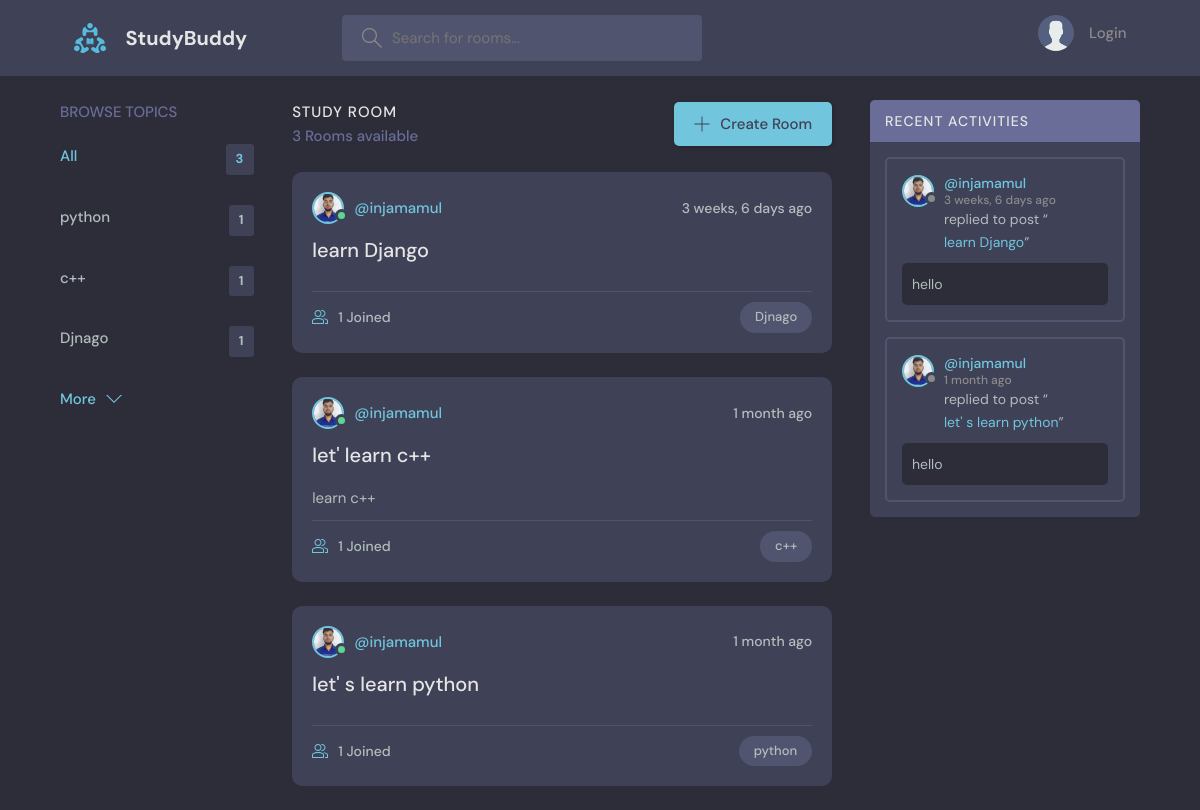
The page / on the database its author committed.
### base/models.py (models this page shows, shortened)
class Topic(models.Model):
    name = models.CharField(max_length=200)

class Room(models.Model):
    host = models.ForeignKey(User, on_delete=models.SET_NULL, null=True)
    topic = models.ForeignKey(Topic, on_delete=models.SET_NULL, null=True)
    name = models.CharField(max_length=200)
    description = models.TextField(null=True, blank=True)
    participants =  models.ManyToManyField(User, related_name='participants', blank=True)
    updated = models.DateTimeField(auto_now=True)
    created = models.DateTimeField(auto_now_add=True)
    class Meta:
        ordering = ['-updated', '-created']
    def __str__(self):
        return self.name

class User(AbstractUser):
    name = models.CharField(max_length=200, null=True)
    email = models.EmailField(unique=True, null=True)
    bio = models.TextField(null=True)
    avatar = models.ImageField(null=True, default="avatar.svg")
    USERNAME_FIELD = 'email'
    REQUIRED_FIELDS = []

class Message(models.Model):
    user = models.ForeignKey(User, on_delete=models.CASCADE)
    room = models.ForeignKey(Room, on_delete=models.CASCADE)
    body = models.TextField()
    updated = models.DateTimeField(auto_now=True)
    create = models.DateTimeField(auto_now_add=True)
    class Meta:
        ordering = ['-updated', '-create']

### base/views.py (the view)
# urls.py: path('', views.home, name='home'),
def home(request):
    q = request.GET.get('q') if request.GET.get('q') != None else ""
    rooms = Room.objects.filter(
        Q(topic__name__icontains=q) |
        Q(name__icontains=q) |
        Q(description__icontains=q)
        )
    topics = Topic.objects.all()[:5]
    room_count = rooms.count()
    room_messages = Message.objects.filter(Q(room__topic__name__icontains=q))
    context = {'rooms':rooms, 'topics':topics,
                'room_count':room_count,
                'room_messages':room_messages}
    return render(request, 'home.html', context)

### templates/home.html (shortened to what this page needs)
{% include 'main.html' %}
<main class="layout layout--3">
      <div class="container">
        {% include 'topic_component.html' %}
        <div class="roomList">
          <div class="roomList__header">
            <div>
              <h2>Study Room</h2>
              <p>{{room_count}} Rooms available</p>
            </div>
            <a class="btn btn--main" href="{% url 'create-room' %}">
              <svg version="1.1" xmlns="http://www.w3.org/2000/svg" width="32" height="32" viewBox="0 0 32 32">
                <title>add</title>
                <path
                  d="M16.943 0.943h-1.885v14.115h-14.115v1.885h14.115v14.115h1.885v-14.115h14.115v-1.885h-14.115v-14.115z"
                ></path>
              </svg>
              Create Room
            </a>
          </div>
          {% include 'feed_component.html' %}
        </div>
        {% include 'activity_component.html' %}
      </div>
    </main>

### templates/topic_component.html
<div class="topics">
    <div class="topics__header">
      <h2>Browse Topics</h2>
    </div>
    <ul class="topics__list">
      <li>
        <a href="{% url 'home' %}" class="active">All <span>{{topics.count}}</span></a>
      </li>
      {% for topic in topics %}
      <li>
        <a href="{% url 'home' %}?q={{topic.name}}">{{topic.name}} <span>{{topic.room_set.all.count}}</span></a>
      </li>
      {% endfor %}
    </ul>
    <a class="btn btn--link" href="{% url 'topics' %}">
      More
      <svg version="1.1" xmlns="http://www.w3.org/2000/svg" width="32" height="32" viewBox="0 0 32 32">
        <title>chevron-down</title>
        <path d="M16 21l-13-13h-3l16 16 16-16h-3l-13 13z"></path>
      </svg>
    </a>
  </div>

### templates/feed_component.html (shortened to what this page needs)
{% for room in rooms %}
<div class="roomListRoom">
    <div class="roomListRoom__header">
      <a href="{% url 'user-profile' room.host.id %}" class="roomListRoom__author">
        <div class="avatar avatar--small active">
          <img src="{{room.host.avatar.url}}" />
        </div>
        <span>@{{room.host.username}}</span>
      </a>
      <div class="roomListRoom__actions">
        <span>{{room.created|timesince}} ago</span>
      </div>
    </div>
    <div class="roomListRoom__content">
      <a href="{% url 'room' room.id %}">{{room.name}}</a>
      <div>
      {{room.description}}
    </div>
    </div>
    <div class="roomListRoom__meta">
      <a href="{% url 'room' room.id %}" class="roomListRoom__joined">
        {{room.participants.all.count}} Joined
      </a>
      <p class="roomListRoom__topic">{{room.topic.name}}</p>
    </div>
  </div>
{% endfor %}

### templates/activity_component.html (shortened to what this page needs)
<div class="activities">
    <div class="activities__header">
      <h2>Recent Activities</h2>
    </div>
    {% for message in room_messages %}
    <div class="activities__box">
      <div class="activities__boxHeader roomListRoom__header">
        <a href="{% url 'user-profile' message.user.id %}" class="roomListRoom__author">
          <div class="avatar avatar--small">
            <img src="{{message.user.avatar.url}}" />
          </div>
          <p>
            @{{message.user.username}}
            <span>{{message.create|timesince}} ago</span>
          </p>
        </a>
      </div>
      <div class="activities__boxContent">
        <p>replied to post “<a href="{% url 'room' message.room.id %}">{{message.room}}</a>”</p>
        <div class="activities__boxRoomContent">
            {{message.body}}
        </div>
      </div>
    </div>
    {% endfor %}
</div>

### rows shown on the page
Topic: name "python", room_set.all.count "1"
Topic: name "c++", room_set.all.count "1"
Topic: name "Djnago", room_set.all.count "1"
Room: host.avatar (picture), host.username "injamamul", created "3 weeks, 6 days", name "learn Django", participants.all.count "1", topic.name "Djnago"
Room: host.avatar (picture), host.username "injamamul", created "1 month", name "let' learn c++", description "learn c++", participants.all.count "1", topic.name "c++"
Room: host.avatar (picture), host.username "injamamul", created "1 month", name "let' s learn python", participants.all.count "1", topic.name "python"
Message: user.avatar (picture), user.username "injamamul", create "3 weeks, 6 days", room "learn Django", body "hello"
Message: user.avatar (picture), user.username "injamamul", create "1 month", room "let' s learn python", body "hello"

### other values the page prints
{{ topics.count }} "3"
{{ room_count }} "3"
